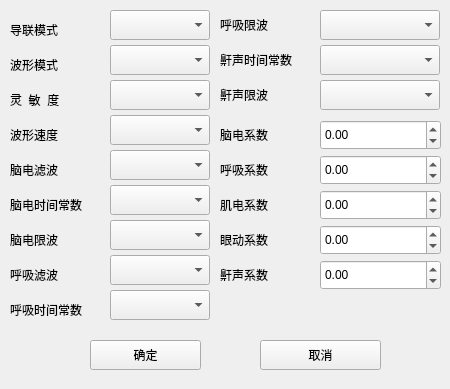
<?xml version="1.0" encoding="UTF-8"?>
<ui version="4.0">
 <class>Form_set_ecg</class>
 <widget class="QWidget" name="Form_set_ecg">
  <property name="geometry">
   <rect>
    <x>0</x>
    <y>0</y>
    <width>450</width>
    <height>389</height>
   </rect>
  </property>
  <property name="windowTitle">
   <string>脑电设置</string>
  </property>
  <widget class="QComboBox" name="comboBox_10">
   <property name="geometry">
    <rect>
     <x>110</x>
     <y>150</y>
     <width>100</width>
     <height>30</height>
    </rect>
   </property>
   <property name="maxVisibleItems">
    <number>4</number>
   </property>
  </widget>
  <widget class="QDoubleSpinBox" name="doubleSpinBox">
   <property name="geometry">
    <rect>
     <x>320</x>
     <y>120</y>
     <width>121</width>
     <height>30</height>
    </rect>
   </property>
   <property name="minimum">
    <double>-999.000000000000000</double>
   </property>
   <property name="maximum">
    <double>999.990000000000009</double>
   </property>
   <property name="singleStep">
    <double>0.010000000000000</double>
   </property>
  </widget>
  <widget class="QComboBox" name="comboBox_6">
   <property name="geometry">
    <rect>
     <x>110</x>
     <y>80</y>
     <width>100</width>
     <height>30</height>
    </rect>
   </property>
   <property name="maxVisibleItems">
    <number>15</number>
   </property>
  </widget>
  <widget class="QLabel" name="label_13">
   <property name="geometry">
    <rect>
     <x>10</x>
     <y>195</y>
     <width>91</width>
     <height>20</height>
    </rect>
   </property>
   <property name="text">
    <string>脑电时间常数</string>
   </property>
  </widget>
  <widget class="QDoubleSpinBox" name="doubleSpinBox_4">
   <property name="geometry">
    <rect>
     <x>320</x>
     <y>225</y>
     <width>121</width>
     <height>30</height>
    </rect>
   </property>
   <property name="minimum">
    <double>-999.000000000000000</double>
   </property>
   <property name="maximum">
    <double>999.000000000000000</double>
   </property>
   <property name="singleStep">
    <double>0.010000000000000</double>
   </property>
  </widget>
  <widget class="QDoubleSpinBox" name="doubleSpinBox_2">
   <property name="geometry">
    <rect>
     <x>320</x>
     <y>155</y>
     <width>121</width>
     <height>30</height>
    </rect>
   </property>
   <property name="minimum">
    <double>-999.000000000000000</double>
   </property>
   <property name="maximum">
    <double>999.000000000000000</double>
   </property>
   <property name="singleStep">
    <double>0.010000000000000</double>
   </property>
  </widget>
  <widget class="QLabel" name="label_5">
   <property name="geometry">
    <rect>
     <x>220</x>
     <y>125</y>
     <width>75</width>
     <height>20</height>
    </rect>
   </property>
   <property name="text">
    <string>脑电系数</string>
   </property>
  </widget>
  <widget class="QComboBox" name="comboBox_4">
   <property name="geometry">
    <rect>
     <x>110</x>
     <y>45</y>
     <width>100</width>
     <height>30</height>
    </rect>
   </property>
   <property name="maxVisibleItems">
    <number>7</number>
   </property>
  </widget>
  <widget class="QLabel" name="label_3">
   <property name="geometry">
    <rect>
     <x>220</x>
     <y>15</y>
     <width>75</width>
     <height>20</height>
    </rect>
   </property>
   <property name="text">
    <string>呼吸限波</string>
   </property>
  </widget>
  <widget class="QComboBox" name="comboBox_8">
   <property name="geometry">
    <rect>
     <x>110</x>
     <y>115</y>
     <width>100</width>
     <height>30</height>
    </rect>
   </property>
   <property name="maxVisibleItems">
    <number>3</number>
   </property>
  </widget>
  <widget class="QLabel" name="label_6">
   <property name="geometry">
    <rect>
     <x>220</x>
     <y>160</y>
     <width>75</width>
     <height>20</height>
    </rect>
   </property>
   <property name="text">
    <string>呼吸系数</string>
   </property>
  </widget>
  <widget class="QComboBox" name="comboBox_2">
   <property name="geometry">
    <rect>
     <x>320</x>
     <y>10</y>
     <width>120</width>
     <height>30</height>
    </rect>
   </property>
   <property name="maxVisibleItems">
    <number>2</number>
   </property>
  </widget>
  <widget class="QDoubleSpinBox" name="doubleSpinBox_3">
   <property name="geometry">
    <rect>
     <x>320</x>
     <y>190</y>
     <width>121</width>
     <height>30</height>
    </rect>
   </property>
   <property name="minimum">
    <double>-999.000000000000000</double>
   </property>
   <property name="maximum">
    <double>999.000000000000000</double>
   </property>
   <property name="singleStep">
    <double>0.010000000000000</double>
   </property>
  </widget>
  <widget class="QLabel" name="label_7">
   <property name="geometry">
    <rect>
     <x>10</x>
     <y>90</y>
     <width>71</width>
     <height>20</height>
    </rect>
   </property>
   <property name="text">
    <string>灵  敏  度</string>
   </property>
  </widget>
  <widget class="QLabel" name="label_11">
   <property name="geometry">
    <rect>
     <x>10</x>
     <y>160</y>
     <width>71</width>
     <height>20</height>
    </rect>
   </property>
   <property name="text">
    <string>脑电滤波</string>
   </property>
  </widget>
  <widget class="QLabel" name="label_4">
   <property name="geometry">
    <rect>
     <x>10</x>
     <y>55</y>
     <width>71</width>
     <height>20</height>
    </rect>
   </property>
   <property name="text">
    <string>波形模式</string>
   </property>
  </widget>
  <widget class="QPushButton" name="pushButton">
   <property name="geometry">
    <rect>
     <x>90</x>
     <y>340</y>
     <width>111</width>
     <height>30</height>
    </rect>
   </property>
   <property name="text">
    <string>确定</string>
   </property>
  </widget>
  <widget class="QComboBox" name="comboBox">
   <property name="geometry">
    <rect>
     <x>110</x>
     <y>10</y>
     <width>100</width>
     <height>30</height>
    </rect>
   </property>
   <property name="maxVisibleItems">
    <number>5</number>
   </property>
  </widget>
  <widget class="QComboBox" name="comboBox_12">
   <property name="geometry">
    <rect>
     <x>110</x>
     <y>185</y>
     <width>100</width>
     <height>30</height>
    </rect>
   </property>
   <property name="maxVisibleItems">
    <number>4</number>
   </property>
  </widget>
  <widget class="QLabel" name="label">
   <property name="geometry">
    <rect>
     <x>10</x>
     <y>20</y>
     <width>71</width>
     <height>20</height>
    </rect>
   </property>
   <property name="text">
    <string>导联模式</string>
   </property>
  </widget>
  <widget class="QLabel" name="label_9">
   <property name="geometry">
    <rect>
     <x>10</x>
     <y>125</y>
     <width>71</width>
     <height>20</height>
    </rect>
   </property>
   <property name="text">
    <string>波形速度</string>
   </property>
  </widget>
  <widget class="QLabel" name="label_10">
   <property name="geometry">
    <rect>
     <x>220</x>
     <y>230</y>
     <width>75</width>
     <height>20</height>
    </rect>
   </property>
   <property name="text">
    <string>眼动系数</string>
   </property>
  </widget>
  <widget class="QPushButton" name="pushButton_2">
   <property name="geometry">
    <rect>
     <x>260</x>
     <y>340</y>
     <width>121</width>
     <height>30</height>
    </rect>
   </property>
   <property name="text">
    <string>取消</string>
   </property>
  </widget>
  <widget class="QLabel" name="label_8">
   <property name="geometry">
    <rect>
     <x>220</x>
     <y>195</y>
     <width>75</width>
     <height>20</height>
    </rect>
   </property>
   <property name="text">
    <string>肌电系数</string>
   </property>
  </widget>
  <widget class="QComboBox" name="comboBox_13">
   <property name="geometry">
    <rect>
     <x>110</x>
     <y>220</y>
     <width>100</width>
     <height>30</height>
    </rect>
   </property>
   <property name="maxVisibleItems">
    <number>2</number>
   </property>
  </widget>
  <widget class="QLabel" name="label_14">
   <property name="geometry">
    <rect>
     <x>10</x>
     <y>230</y>
     <width>71</width>
     <height>20</height>
    </rect>
   </property>
   <property name="text">
    <string>脑电限波</string>
   </property>
  </widget>
  <widget class="QComboBox" name="comboBox_14">
   <property name="geometry">
    <rect>
     <x>110</x>
     <y>255</y>
     <width>100</width>
     <height>30</height>
    </rect>
   </property>
   <property name="maxVisibleItems">
    <number>4</number>
   </property>
  </widget>
  <widget class="QLabel" name="label_15">
   <property name="geometry">
    <rect>
     <x>10</x>
     <y>265</y>
     <width>71</width>
     <height>20</height>
    </rect>
   </property>
   <property name="text">
    <string>呼吸滤波</string>
   </property>
  </widget>
  <widget class="QComboBox" name="comboBox_15">
   <property name="geometry">
    <rect>
     <x>110</x>
     <y>290</y>
     <width>100</width>
     <height>30</height>
    </rect>
   </property>
   <property name="maxVisibleItems">
    <number>4</number>
   </property>
  </widget>
  <widget class="QLabel" name="label_16">
   <property name="geometry">
    <rect>
     <x>10</x>
     <y>300</y>
     <width>91</width>
     <height>20</height>
    </rect>
   </property>
   <property name="text">
    <string>呼吸时间常数</string>
   </property>
  </widget>
  <widget class="QLabel" name="label_12">
   <property name="geometry">
    <rect>
     <x>220</x>
     <y>265</y>
     <width>75</width>
     <height>20</height>
    </rect>
   </property>
   <property name="text">
    <string>鼾声系数</string>
   </property>
  </widget>
  <widget class="QDoubleSpinBox" name="doubleSpinBox_5">
   <property name="geometry">
    <rect>
     <x>320</x>
     <y>260</y>
     <width>121</width>
     <height>30</height>
    </rect>
   </property>
   <property name="minimum">
    <double>-999.000000000000000</double>
   </property>
   <property name="maximum">
    <double>999.000000000000000</double>
   </property>
   <property name="singleStep">
    <double>0.010000000000000</double>
   </property>
  </widget>
  <widget class="QComboBox" name="comboBox_3">
   <property name="geometry">
    <rect>
     <x>320</x>
     <y>45</y>
     <width>120</width>
     <height>30</height>
    </rect>
   </property>
   <property name="maxVisibleItems">
    <number>2</number>
   </property>
  </widget>
  <widget class="QLabel" name="label_17">
   <property name="geometry">
    <rect>
     <x>220</x>
     <y>50</y>
     <width>91</width>
     <height>20</height>
    </rect>
   </property>
   <property name="text">
    <string>鼾声时间常数</string>
   </property>
  </widget>
  <widget class="QComboBox" name="comboBox_5">
   <property name="geometry">
    <rect>
     <x>320</x>
     <y>80</y>
     <width>120</width>
     <height>30</height>
    </rect>
   </property>
   <property name="maxVisibleItems">
    <number>2</number>
   </property>
  </widget>
  <widget class="QLabel" name="label_18">
   <property name="geometry">
    <rect>
     <x>220</x>
     <y>85</y>
     <width>75</width>
     <height>20</height>
    </rect>
   </property>
   <property name="text">
    <string>鼾声限波</string>
   </property>
  </widget>
 </widget>
 <resources/>
 <connections/>
</ui>
